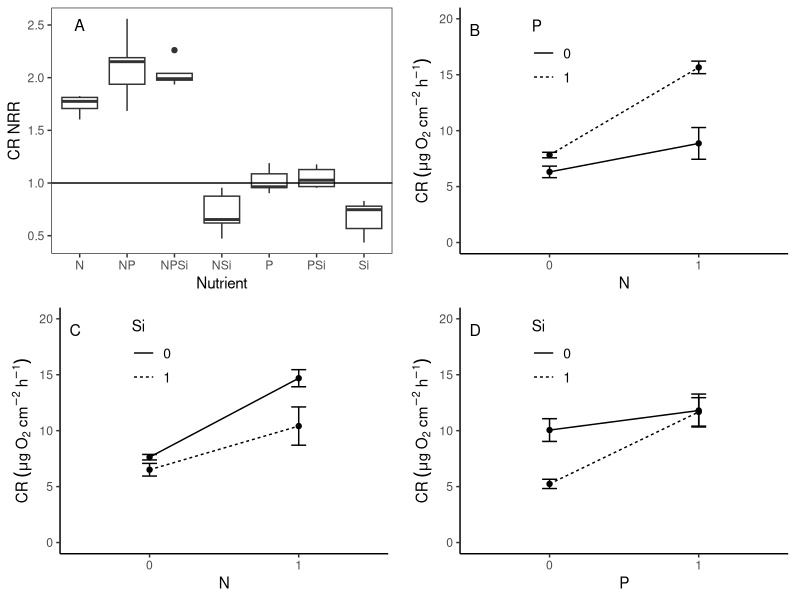

R code for this plot:
#Example NDS analysis Figure
#Uses Summer Ringer CR

#packages
install.packages("nlme")
install.packages("nortest")
install.packages("plyr")
install.packages("dplyr")
install.packages("multcomp")
install.packages("MASS")
install.packages("ggplot2")
install.packages(gridExtra)
library(nlme)
library(nortest)
library(plyr)
library(dplyr)
library(multcomp)
library(MASS)
library(ggplot2)
library(gridExtra)

#Load data
ring_summer <- read.table(file="ring_summer.csv", header=T, sep=",")

#set variable
d = ring_summer

#convert N and P and Si values (0 or 1 for absence or presence) to factors
d$N<-as.factor(d$N)
d$P<-as.factor(d$P)
d$Si<-as.factor(d$Si)
str(d)

#subset data into gpp and cr response
d.cr = subset(d, top=="sponge", data=d)

#calculate nrr for cr
x<-ddply(d.cr, "nutrient", summarise, ave_cr = mean(cr.area, na.rm=T)) 
x
d.cr$cr.nrr = d.cr$cr.area/-7.554539 #divide by control ave_cr

#remove control from CR for plotting first panel
d.cr.panel1 = subset(d.cr, nutrient != "C", data=d)

#rename nutrients to remove "+"
d.cr.panel1$nutrient <- recode(d.cr.panel1$nutrient, "P+Si" = "PSi")
d.cr.panel1$nutrient <- recode(d.cr.panel1$nutrient, "N+P" = "NP")
d.cr.panel1$nutrient <- recode(d.cr.panel1$nutrient, "N+P+Si" = "NPSi")
d.cr.panel1$nutrient <- recode(d.cr.panel1$nutrient, "N+Si" = "NSi")


###############
#plot of NRR
##############
ringer.sum.cr = ggplot(data=subset(d.cr.panel1, !(nutrient=="control")), aes(x=nutrient, y=cr.nrr)) +
  geom_boxplot() +
  theme_bw() +
  ylab("CR NRR") +
  xlab("Nutrient") +
  geom_abline(slope = 0, intercept = 1) +
  theme(panel.grid.minor=element_blank(), 
        panel.grid.major=element_blank()) +
  annotate("text", x=1, y=2.5, label="A", size=4)

gA <- ggplotGrob(ringer.sum.cr)  # set up figure

###############
#interaction plots
##############
#N and P
xx = na.omit(subset(d.cr, select = c(N,P,cr.area)))
#interaction.plot(xx$N, xx$P, xx$cr.area*-1)

#summarize mean and SE by nutrient
sum <- group_by(xx, N, P) %>%  # Grouping function causes subsequent functions to aggregate by season and reach
  summarize(avg = mean(cr.area, na.rm = TRUE)*-1, # na.rm = TRUE to remove missing values
            stdev=sd(cr.area, na.rm = TRUE),  # na.rm = TRUE to remove missing values
            n = sum(!is.na(cr.area)), # of observations, excluding NAs. 
            se=stdev/sqrt(n))

#make plot
NP.int = ggplot(sum, aes(x=N, y=avg, group = P)) +
  geom_point() +
  geom_line(aes(group=P, linetype = P)) +
  geom_errorbar(aes(ymin=avg-se, ymax=avg+se), width=0.1) +
  theme_classic() +
  ylab(expression(CR~(mu*g~O[2]~cm^{-2}~h^{-1}))) +
  ylim(0,20) +
  theme(legend.justification=c(0.03,0.6),
        aspect.ratio = 0.75, #reduces white space on left and right of data
        legend.position=c(0.2,0.85),
        legend.text=element_text(size=10)) +
  annotate("text", x=0.5, y=19, label="B", size=4)

gB <- ggplotGrob(NP.int)  # set up figure

#N and Si
xx = na.omit(subset(d.cr, select = c(N,Si,cr.area)))
#interaction.plot(xx$N, xx$Si, xx$cr.area*-1)

#summarize mean and SE by nutrient
sum <- group_by(xx, N, Si) %>%  # Grouping function causes subsequent functions to aggregate by season and reach
  summarize(avg = mean(cr.area, na.rm = TRUE)*-1, # na.rm = TRUE to remove missing values
            stdev=sd(cr.area, na.rm = TRUE),  # na.rm = TRUE to remove missing values
            n = sum(!is.na(cr.area)), # of observations, excluding NAs. 
            se=stdev/sqrt(n))

#make plot
NSi.int = ggplot(sum, aes(x=N, y=avg, group = Si)) +
  geom_point() +
  geom_line(aes(group=Si, linetype = Si)) +
  geom_errorbar(aes(ymin=avg-se, ymax=avg+se), width=0.1) +
  theme_classic() +
  ylab(expression(CR~(mu*g~O[2]~cm^{-2}~h^{-1}))) +
  ylim(0,20) +
  theme(legend.justification=c(0.03,0.6),
        aspect.ratio = 0.75, #reduces white space on left and right of data
        legend.position=c(0.2,0.85),
        legend.text=element_text(size=10)) +
  annotate("text", x=0.5, y=19, label="C", size=4)

gC <- ggplotGrob(NSi.int)  # set up figure



#P and Si
xx = na.omit(subset(d.cr, select = c(P,Si,cr.area)))
#interaction.plot(xx$P, xx$Si, xx$cr.area*-1)

#summarize mean and SE by nutrient
sum <- group_by(xx, P, Si) %>%  # Grouping function causes subsequent functions to aggregate by season and reach
  summarize(avg = mean(cr.area, na.rm = TRUE)*-1, # na.rm = TRUE to remove missing values
            stdev=sd(cr.area, na.rm = TRUE),  # na.rm = TRUE to remove missing values
            n = sum(!is.na(cr.area)), # of observations, excluding NAs. 
            se=stdev/sqrt(n))

#make plot
PSi.int = ggplot(sum, aes(x=P, y=avg, group = Si)) +
  geom_point() +
  geom_line(aes(group=Si, linetype = Si)) +
  geom_errorbar(aes(ymin=avg-se, ymax=avg+se), width=0.1) +
  theme_classic() +
  ylab(expression(CR~(mu*g~O[2]~cm^{-2}~h^{-1}))) +
  ylim(0,20) +
  theme(legend.justification=c(0.03,0.6),
        aspect.ratio = 0.75, #reduces white space on left and right of data
        legend.position=c(0.2,0.85),
        legend.text=element_text(size=10)) +
  annotate("text", x=0.5, y=19, label="D", size=4)

gD <- ggplotGrob(PSi.int)  # set up figure

#4 panel plot of CR and interaction plots

gA <- ggplotGrob(ringer.sum.cr)  # set up figure
gB <- ggplotGrob(NP.int)  # set up figure
gC <- ggplotGrob(NSi.int)  # set up figure
gD <- ggplotGrob(PSi.int)  # set up figure

#maxWidth = grid::unit.pmax(gA$widths[2:5], gB$widths[2:5], gC$widths[2:5], gD$widths[2:5])  # set up figure

#gA$widths[2:5] <- as.list(maxWidth)  # set up figure
#gB$widths[2:5] <- as.list(maxWidth)  # set up figure
#gC$widths[2:5] <- as.list(maxWidth)
#gD$widths[2:5] <- as.list(maxWidth)

#grid.arrange(gA, gB, gC, gD, ncol=2, nrow=2)

tiff(filename = 'xx.tiff', #open plotting device
     width = 6.5,
     height = 6.0,
     units = "in",
     res = 1200,
     compression = "lzw")
grid.arrange(gA, gB, gC, gD, nrow=2, ncol=2)  # push plot to device
dev.off()  # close device
